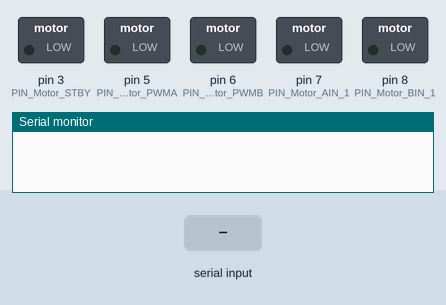
This sketch was run on a simulated Arduino Uno, built with avr-gcc and run on an emulated ATmega328P. Parts: switched loads named in the sketch (green lamp = pin HIGH), the last lines printed to the serial monitor. Inputs (shaded band) come from the test bench.

Above: at 1.2 s.
1.3 s: "90,45\n" received over Serial
At 2.8 s:
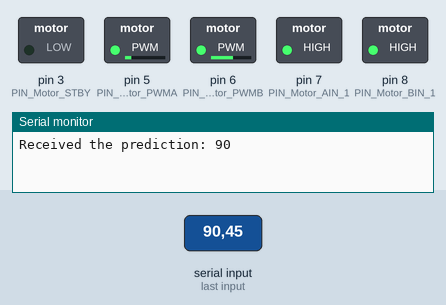
3.8 s: "30,150\n" received over Serial
At 5.9 s:
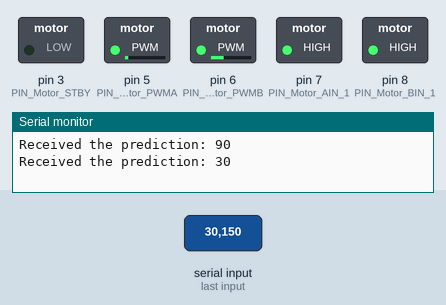
6.3 s: "5\n" received over Serial
At 7.0 s:
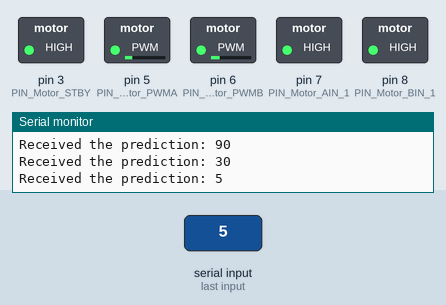
8.8 s: "200\n" received over Serial
At 10.9 s:
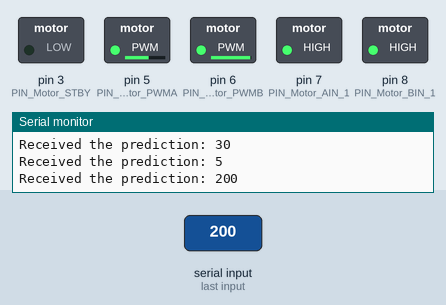
11.3 s: "90\n" received over Serial
At 12.0 s:
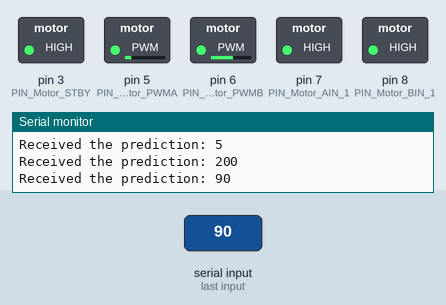
Timing chart, 0 to 14.3 s (numbered marks = the images above; inputs shaded):
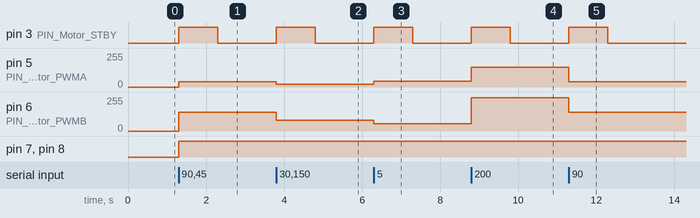

Measured:
- after the input at 1.3 s, pin 3 (PIN_Motor_STBY): LOW → HIGH at once, → LOW 1.0 s later; pin 5 (PIN_Motor_PWMA): 0/255 → 40/255 at once; pin 6 (PIN_Motor_PWMB): 0/255 → 140/255 at once; pin 7 (PIN_Motor_AIN_1), pin 8 (PIN_Motor_BIN_1): LOW → HIGH at once
- after the input at 3.8 s, pin 3 (PIN_Motor_STBY): LOW → HIGH at once, → LOW 1.0 s later; pin 5 (PIN_Motor_PWMA): 40/255 → 20/255 at once; pin 6 (PIN_Motor_PWMB): 140/255 → 80/255 at once
- after the input at 6.3 s, pin 3 (PIN_Motor_STBY): LOW → HIGH at once, → LOW 1.0 s later; pin 5 (PIN_Motor_PWMA): 20/255 → 45/255 at once; pin 6 (PIN_Motor_PWMB): 80/255 → 55/255 at once
- after the input at 8.8 s, pin 3 (PIN_Motor_STBY): LOW → HIGH at once, → LOW 1.0 s later; pin 5 (PIN_Motor_PWMA): 45/255 → 150/255 at once; pin 6 (PIN_Motor_PWMB): 55/255 → 250/255 at once
- after the input at 11.3 s, pin 3 (PIN_Motor_STBY): LOW → HIGH at once, → LOW 1.0 s later; pin 5 (PIN_Motor_PWMA): 150/255 → 40/255 at once; pin 6 (PIN_Motor_PWMB): 250/255 → 140/255 at once

The sketch:

arduino.ino
```cpp
// 引脚定义
#define PIN_Motor_PWMA 5    // Right motor speed
#define PIN_Motor_PWMB 6    // Left motor speed
#define PIN_Motor_AIN_1 7   // Right motor direction
#define PIN_Motor_BIN_1 8   // Left motor direction
#define PIN_Motor_STBY 3

// Operating parameters
#define SPEED 50    // normal speed（0-255）

// Motors control function
void setMotors(int STEER) {
  // Right motors control
  digitalWrite(PIN_Motor_AIN_1, HIGH);
  analogWrite(PIN_Motor_PWMA, abs(SPEED - STEER));

  // Left motors control
  digitalWrite(PIN_Motor_BIN_1, HIGH);
  analogWrite(PIN_Motor_PWMB, abs(SPEED + STEER));
}

void setup() {
  // Initialize the motor control pins
  pinMode(PIN_Motor_PWMA, OUTPUT);
  pinMode(PIN_Motor_AIN_1, OUTPUT);
  pinMode(PIN_Motor_PWMB, OUTPUT);
  pinMode(PIN_Motor_BIN_1, OUTPUT);
  pinMode(PIN_Motor_STBY, OUTPUT);
  Serial.begin(115200);
}

unsigned long lastDataTime = 0;  // Record the timestamp of the last received data

void loop() {
  if (Serial.available()) {
    // Record the latest timestamp when data is received
    lastDataTime = millis();

    digitalWrite(PIN_Motor_STBY, HIGH);
    String input = Serial.readStringUntil('\n');
    // Convert to integer
    int result = input.toInt();
    Serial.print("Received the prediction: ");
    Serial.println(result);
    setMotors(result);
  }
  else {
    // Check if there has been no data for more than 1 second
    if (millis() - lastDataTime > 1000) {
      digitalWrite(PIN_Motor_STBY, LOW);
    }
  }
}
```
